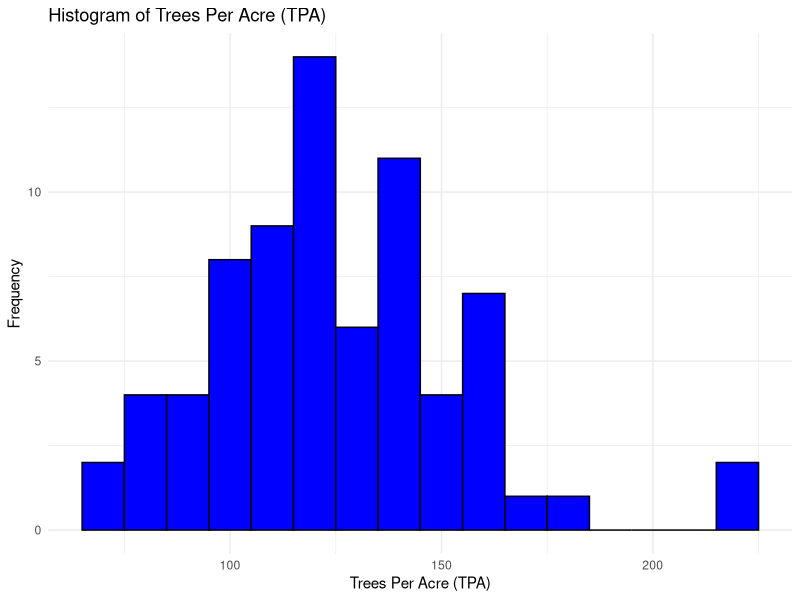
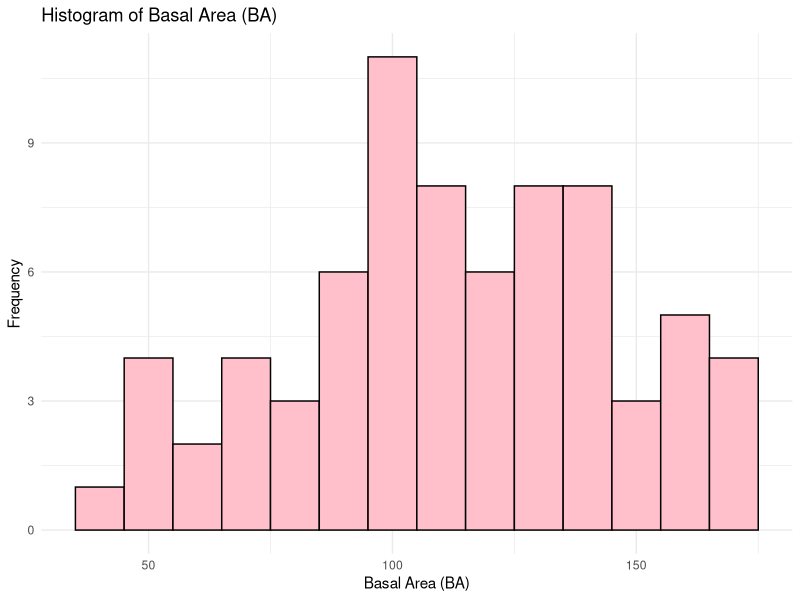

Write R code to recreate these figures, in order. (Note: this script raises an error after producing the figures.)

#Histgrams for TPA, BA, and biomass



# Loading CSV file
setwd("C:/Users/sever/OneDrive/Documents/Purdue/Spring 2025/AGR 333/Lab 9/Forestry_lab1_answers-main/Forestry_Lab_correct")
getwd()
data <- read.csv("sum_u2.csv")


#Histgram for TPA
install.packages("ggplot2") # Install ggplot2 for visualization
library(ggplot2) # Load the package

ggplot(data, aes(x = TPA)) +
  geom_histogram(binwidth = 10, fill = "blue", color = "black") +
  labs(title = "Histogram of Trees Per Acre (TPA)",
       x = "Trees Per Acre (TPA)",
       y = "Frequency") +
  theme_minimal()


# Histogram for Basal Area (BA)
ggplot(data, aes(x = BA)) +
  geom_histogram(binwidth = 10, fill = "pink", color = "black") +
  labs(title = "Histogram of Basal Area (BA)",
       x = "Basal Area (BA)",
       y = "Frequency") +
  theme_minimal()



# Histogram for Biomass
ggplot(data, aes(x = biomass_per_acre)) +
  geom_histogram(binwidth = 10, fill = "purple", color = "black") +
  labs(title = "Histogram of Biomass",
       x = "Biomass",
       y = "Frequency") +
  theme_minimal()



